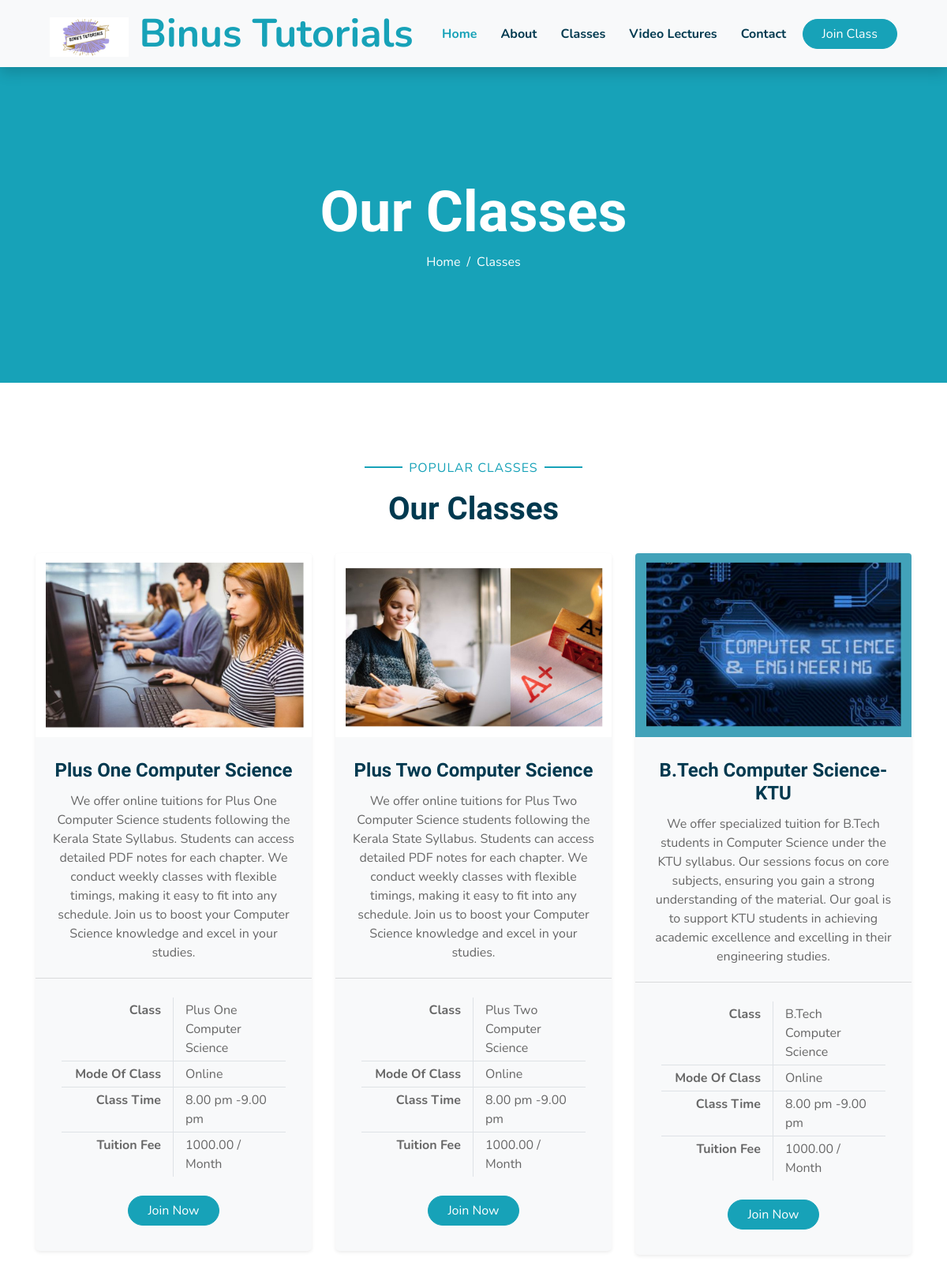
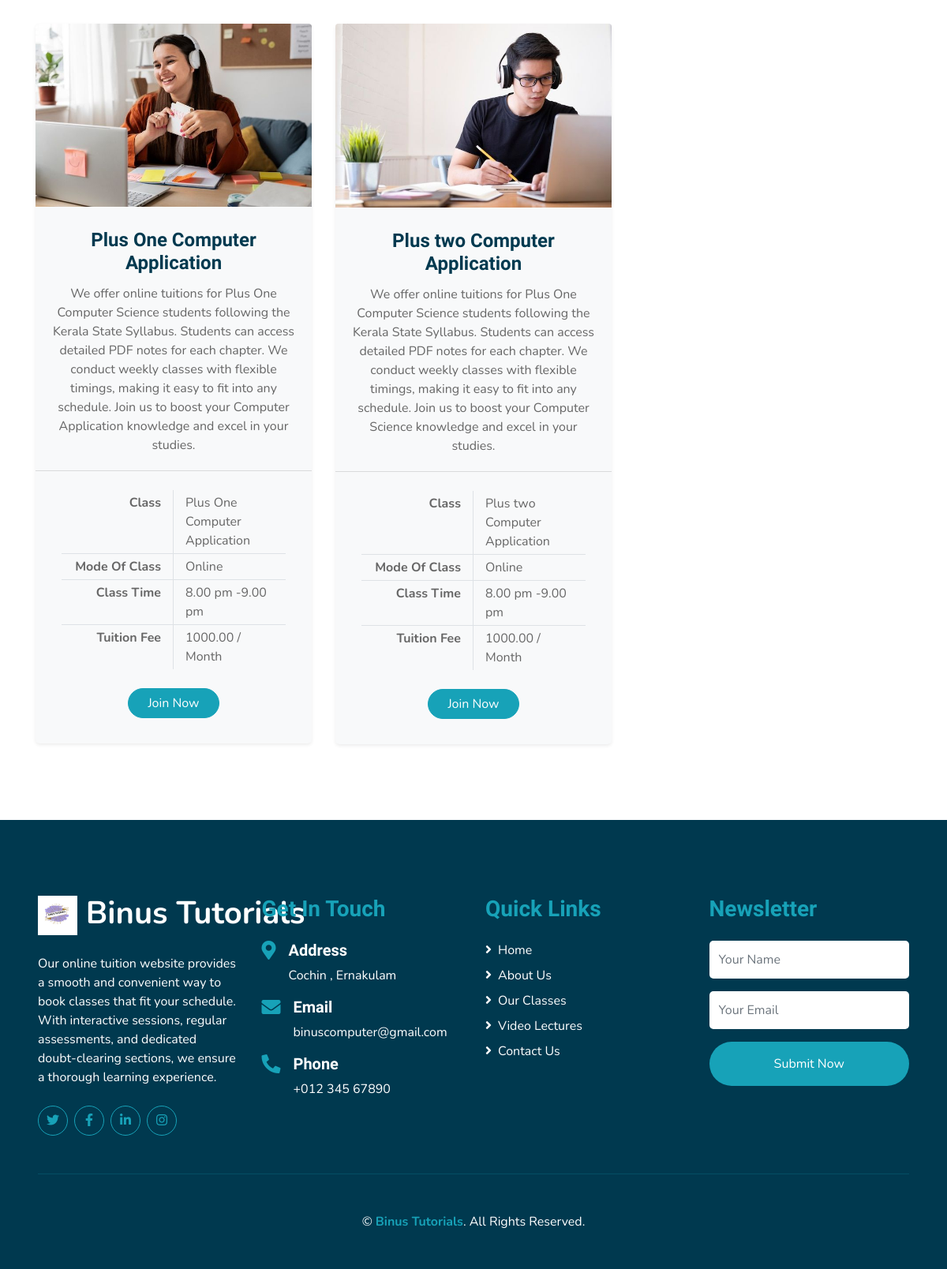
The page /class/ on the database its author committed (2 pictures, top to bottom).
### home/models.py (models this page shows, shortened)
class Tutorial(models.Model):
    title = models.CharField(max_length=255)
    description = models.TextField()
    class_name = models.CharField(max_length=50)  # Consider renaming if 'class' conflicts with Python keywords
    mode_of_class = models.CharField(max_length=50, choices=[('Online', 'Online'), ('Offline', 'Offline')])
    class_timings = models.CharField(max_length=100)  # You may use DateTimeField if specific times are needed
    tuition_fee = models.DecimalField(max_digits=10, decimal_places=2)
    image = models.ImageField(upload_to='class_images/')

### home/views.py (the view)
# urls.py: path('class/', views.classes,name='class'),
def classes(request):
    if request.method == "POST":
        form = BookingForm(request.POST)
        if form.is_valid():
            booking = form.save()  # Saves the form data to the database
            try:
                tutorial = Tutorial.objects.get(title=booking.subject)  # Assuming subject is stored as a title in Tutorial
            except Tutorial.DoesNotExist:
                form.add_error('subject', 'Invalid subject selected.')
                return render(request, 'class.html', {'form': form})
            fee = int(tutorial.tuition_fee * 100)  # Convert to paisa
            order_data = {
                'amount': fee,
                'currency': 'INR',
                'payment_capture': '1',
            }
            order = razorpay_client.order.create(data=order_data)
            booking.order_id = order['id']
            booking.save()
            return redirect('payment_page', order_id=booking.order_id, fee=fee)
        else:
            print(form.errors)  # If the form is not valid, stay on the page and show errors
    else:
        form = BookingForm()  # Initialize the empty form for GET request
    tutorials = Tutorial.objects.all()
    return render(request, 'class.html' ,{'tutorials': tutorials, 'form': form})

### home/forms.py (shortened to what this page needs)
class BookingForm(ModelForm):
    subject = forms.ModelChoiceField(
        queryset=Tutorial.objects.all(),  # Fetch all tutorials from the database
        widget=forms.Select(attrs={'class': 'custom-select border-0 px-4', 'style': 'height: 47px'}),
        empty_label='Select A Class',  # Optional: A default placeholder option
    )
    class Meta:
        model = BookSeat
        fields = ['name', 'email', 'phone_number','place', 'subject']

### templates/class.html
{% extends 'layouts/blank_layout.html' %}
{% load static %}
{% block navbar %}
{% include 'layouts/navbar.html'%}
{% endblock %}
{% block hero_content %}
<div class="container-fluid bg-primary mb-5">
    <div class="d-flex flex-column align-items-center justify-content-center" style="min-height: 400px">
        <h3 class="display-3 font-weight-bold text-white">{% block title %}Our Classes{% endblock %}</h3>
        <div class="d-inline-flex text-white">
            <p class="m-0"><a class="text-white" href="">{% block sub_title %}Home{% endblock %}</a></p>
            <p class="m-0 px-2">/</p>
            <p class="m-0">{% block head %}Classes{% endblock %}</p>
        </div>
    </div>
</div>
{% endblock %}
{% block popular_class %}
{% include 'layouts/popular_class.html'%}
{% endblock %}
{% block footer %}
{% include 'layouts/footer.html'%}
{% endblock %}

### templates/layouts/popular_class.html (shortened to what this page needs)
{% load static %}
<div class="container-fluid pt-5">
    <div class="container">
      <div class="text-center pb-2">
        <p class="section-title px-5">
          <span class="px-2">Popular Classes</span>
        </p>
        <h1 class="mb-4">Our Classes</h1>
      </div>
      <div class="row">
        {% for tutorial in tutorials %}
        <div class="col-lg-4 mb-5">
          <div class="card border-0 bg-light shadow-sm pb-2">
            <img class="card-img-top mb-2" src="{{ tutorial.image.url }}" alt="{{ tutorial.title }}" />
            <div class="card-body text-center">
              <h4 class="card-title">{{ tutorial.title }}</h4>
              <p class="card-text">
                {{ tutorial.description }}
              </p>
            </div>
            <div class="card-footer bg-transparent py-4 px-5">
              <div class="row border-bottom">
                <div class="col-6 py-1 text-right border-right">
                  <strong>Class</strong>
                </div>
                <div class="col-6 py-1">{{ tutorial.class_name }}</div>
              </div>
              <div class="row border-bottom">
                <div class="col-6 py-1 text-right border-right">
                  <strong>Mode Of Class</strong>
                </div>
                <div class="col-6 py-1">{{ tutorial.mode_of_class }}</div>
              </div>
              <div class="row border-bottom">
                <div class="col-6 py-1 text-right border-right">
                  <strong>Class Time</strong>
                </div>
                <div class="col-6 py-1">{{ tutorial.class_timings }}</div>
              </div>
              <div class="row">
                <div class="col-6 py-1 text-right border-right">
                  <strong>Tuition Fee</strong>
                </div>
                <div class="col-6 py-1">{{ tutorial.tuition_fee }} / Month</div>
              </div>
            </div>
            <a href="{% url 'join_now' %}" class="btn btn-primary px-4 mx-auto mb-4">Join Now</a>
          </div>
        </div>
        {% endfor %}
      </div>
    </div>
</div>

### rows shown on the page
Tutorial: image (picture), title "Plus One Computer Science", description "We offer online tuitions for Plus One Computer Science students following the Kerala State Syllabus. Students can access detailed PDF notes for each chapter. We conduct weekly classes with flexible timings, making it easy to fit into any schedule. Join us to boost your Computer Science knowledge and excel in your studies.", class_name "Plus One Computer Science", mode_of_class "Online", class_timings "8.00 pm -9.00 pm", tuition_fee "1000.00"
Tutorial: image (picture), title "Plus Two Computer Science", description "We offer online tuitions for Plus Two Computer Science students following the Kerala State Syllabus. Students can access detailed PDF notes for each chapter. We conduct weekly classes with flexible timings, making it easy to fit into any schedule. Join us to boost your Computer Science knowledge and excel in your studies.", class_name "Plus Two Computer Science", mode_of_class "Online", class_timings "8.00 pm -9.00 pm", tuition_fee "1000.00"
Tutorial: image (picture), title "B.Tech Computer Science-KTU", description "We offer specialized tuition for B.Tech students in Computer Science under the KTU syllabus. Our sessions focus on core subjects, ensuring you gain a strong understanding of the material. Our goal is to support KTU students in achieving academic excellence and excelling in their engineering studies.", class_name "B.Tech Computer Science", mode_of_class "Online", class_timings "8.00 pm -9.00 pm", tuition_fee "1000.00"
Tutorial: image (picture), title "Plus One Computer Application", description "We offer online tuitions for Plus One Computer Science students following the Kerala State Syllabus. Students can access detailed PDF notes for each chapter. We conduct weekly classes with flexible timings, making it easy to fit into any schedule. Join us to boost your Computer Application knowledge and excel in your studies.", class_name "Plus One Computer Application", mode_of_class "Online", class_timings "8.00 pm -9.00 pm", tuition_fee "1000.00"
Tutorial: image (picture), title "Plus two Computer Application", description "We offer online tuitions for Plus One Computer Science students following the Kerala State Syllabus. Students can access detailed PDF notes for each chapter. We conduct weekly classes with flexible timings, making it easy to fit into any schedule. Join us to boost your Computer Science knowledge and excel in your studies.", class_name "Plus two Computer Application", mode_of_class "Online", class_timings "8.00 pm -9.00 pm", tuition_fee "1000.00"
